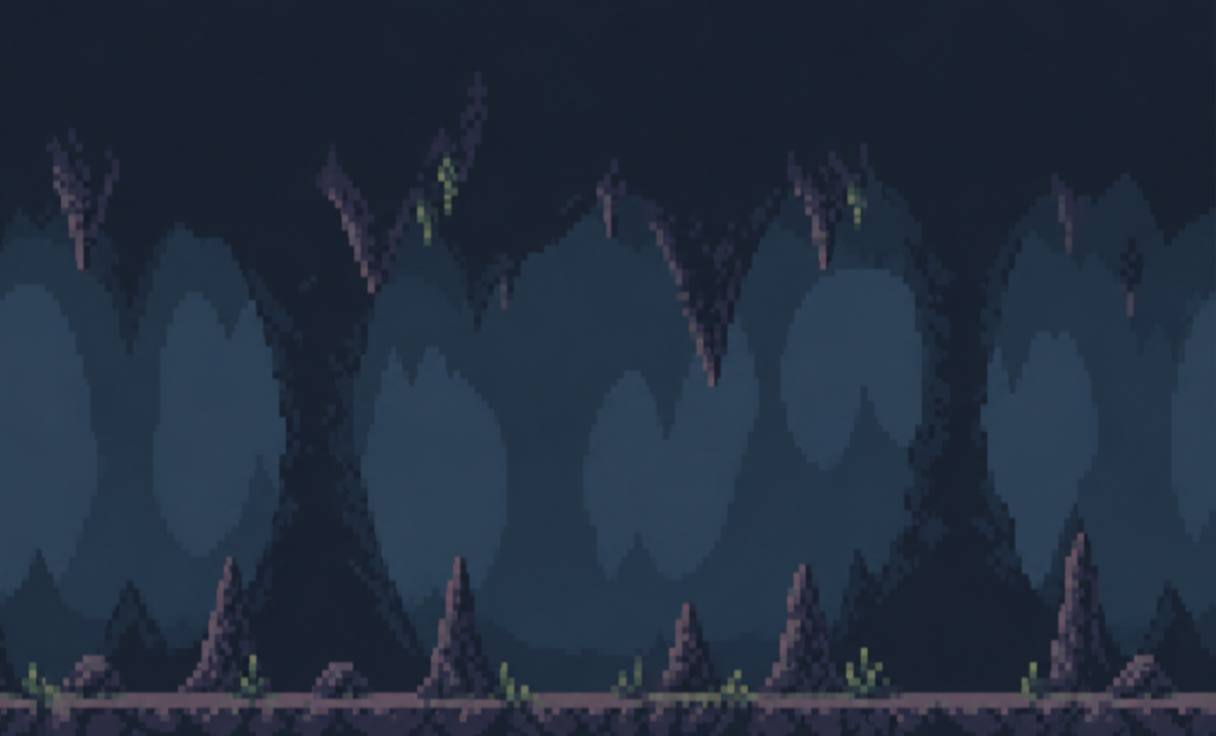

Tiled map render using the project's own tile images. Description and the whole map definition, tile-layer contents included, below:
An orthogonal 38x23 tile map with 32x32 px tiles, 1 tile layer (Capa de patrones 1).

<map version="1.10" tiledversion="1.12.1" orientation="orthogonal" renderorder="right-down" width="38" height="23" tilewidth="32" tileheight="32" infinite="0" nextlayerid="2" nextobjectid="1">
 <tileset firstgid="1" source="Tierra abajo.tsx" />
 <layer id="1" name="Capa de patrones 1" width="38" height="23">
  <data encoding="csv">
3,4,5,6,7,8,9,10,11,12,13,14,15,16,17,18,19,20,21,22,23,24,25,26,27,28,29,30,31,32,33,34,35,36,37,38,39,40,
43,44,45,46,47,48,49,50,51,52,53,54,55,56,57,58,59,60,61,62,63,64,65,66,67,68,69,70,71,72,73,74,75,76,77,78,79,80,
83,84,85,86,87,88,89,90,91,92,93,94,95,96,97,98,99,100,101,102,103,104,105,106,107,108,109,110,111,112,113,114,115,116,117,118,119,120,
123,124,125,126,127,128,129,130,131,132,133,134,135,136,137,138,139,140,141,142,143,144,145,146,147,148,149,150,151,152,153,154,155,156,157,158,159,160,
163,164,165,166,167,168,169,170,171,172,173,174,175,176,177,178,179,180,181,182,183,184,185,186,187,188,189,190,191,192,193,194,195,196,197,198,199,200,
203,204,205,206,207,208,209,210,211,212,213,214,215,216,217,218,219,220,221,222,223,224,225,226,227,228,229,230,231,232,233,234,235,236,237,238,239,240,
243,244,245,246,247,248,249,250,251,252,253,254,255,256,257,258,259,260,261,262,263,264,265,266,267,268,269,270,271,272,273,274,275,276,277,278,279,280,
283,284,285,286,287,288,289,290,291,292,293,294,295,296,297,298,299,300,301,302,303,304,305,306,307,308,309,310,311,312,313,314,315,316,317,318,319,320,
323,324,325,326,327,328,329,330,331,332,333,334,335,336,337,338,339,340,341,342,343,344,345,346,347,348,349,350,351,352,353,354,355,356,357,358,359,360,
363,364,365,366,367,368,369,370,371,372,373,374,375,376,377,378,379,380,381,382,383,384,385,386,387,388,389,390,391,392,393,394,395,396,397,398,399,400,
403,404,405,406,407,408,409,410,411,412,413,414,415,416,417,418,419,420,421,422,423,424,425,426,427,428,429,430,431,432,433,434,435,436,437,438,439,440,
443,444,445,446,447,448,449,450,451,452,453,454,455,456,457,458,459,460,461,462,463,464,465,466,467,468,469,470,471,472,473,474,475,476,477,478,479,480,
483,484,485,486,487,488,489,490,491,492,493,494,495,496,497,498,499,500,501,502,503,504,505,506,507,508,509,510,511,512,513,514,515,516,517,518,519,520,
523,524,525,526,527,528,529,530,531,532,533,534,535,536,537,538,539,540,541,542,543,544,545,546,547,548,549,550,551,552,553,554,555,556,557,558,559,560,
563,564,565,566,567,568,569,570,571,572,573,574,575,576,577,578,579,580,581,582,583,584,585,586,587,588,589,590,591,592,593,594,595,596,597,598,599,600,
603,604,605,606,607,608,609,610,611,612,613,614,615,616,617,618,619,620,621,622,623,624,625,626,627,628,629,630,631,632,633,634,635,636,637,638,639,640,
643,644,645,646,647,648,649,650,651,652,653,654,655,656,657,658,659,660,661,662,663,664,665,666,667,668,669,670,671,672,673,674,675,676,677,678,679,680,
683,684,685,686,687,688,689,690,691,692,693,694,695,696,697,698,699,700,701,702,703,704,705,706,707,708,709,710,711,712,713,714,715,716,717,718,719,720,
723,724,725,726,727,728,729,730,731,732,733,734,735,736,737,738,739,740,741,742,743,744,745,746,747,748,749,750,751,752,753,754,755,756,757,758,759,760,
763,764,765,766,767,768,769,770,771,772,773,774,775,776,777,778,779,780,781,782,783,784,785,786,787,788,789,790,791,792,793,794,795,796,797,798,799,800,
803,804,805,806,807,808,809,810,811,812,813,814,815,816,817,818,819,820,821,822,823,824,825,826,827,828,829,830,831,832,833,834,835,836,837,838,839,840,
843,844,845,846,847,848,849,850,851,852,853,854,855,856,857,858,859,860,861,862,863,864,865,866,867,868,869,870,871,872,873,874,875,876,877,878,879,880,
883,884,885,886,887,888,889,890,891,892,893,894,895,896,897,898,899,900,901,902,903,904,905,906,907,908,909,910,911,912,913,914,915,916,917,918,919,920
</data>
 </layer>
</map>
